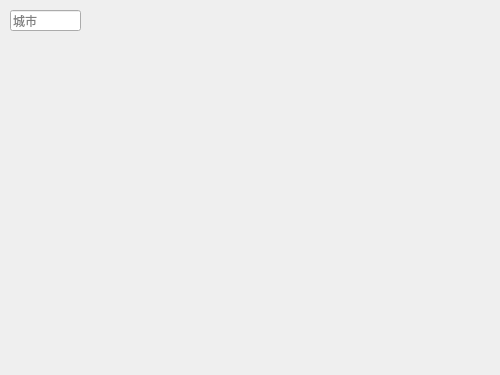
<?xml version="1.0" encoding="UTF-8"?>
<ui version="4.0">
 <class>MainWindow</class>
 <widget class="QMainWindow" name="MainWindow">
  <property name="geometry">
   <rect>
    <x>0</x>
    <y>0</y>
    <width>500</width>
    <height>375</height>
   </rect>
  </property>
  <property name="windowTitle">
   <string>Weather</string>
  </property>
  <property name="windowIcon">
   <iconset resource="res.qrc">
    <normaloff>:/images/icon</normaloff>:/images/icon</iconset>
  </property>
  <widget class="QWidget" name="centralWidget">
   <widget class="QLineEdit" name="cityEdit">
    <property name="geometry">
     <rect>
      <x>10</x>
      <y>10</y>
      <width>71</width>
      <height>21</height>
     </rect>
    </property>
    <property name="focusPolicy">
     <enum>Qt::StrongFocus</enum>
    </property>
    <property name="placeholderText">
     <string>城市</string>
    </property>
   </widget>
   <widget class="QLabel" name="temp">
    <property name="geometry">
     <rect>
      <x>50</x>
      <y>60</y>
      <width>150</width>
      <height>100</height>
     </rect>
    </property>
    <property name="font">
     <font>
      <family>楷体</family>
      <pointsize>55</pointsize>
      <weight>50</weight>
      <bold>false</bold>
     </font>
    </property>
    <property name="text">
     <string/>
    </property>
    <property name="alignment">
     <set>Qt::AlignCenter</set>
    </property>
   </widget>
   <widget class="QLabel" name="city">
    <property name="geometry">
     <rect>
      <x>50</x>
      <y>160</y>
      <width>150</width>
      <height>30</height>
     </rect>
    </property>
    <property name="font">
     <font>
      <pointsize>13</pointsize>
      <weight>75</weight>
      <bold>true</bold>
     </font>
    </property>
    <property name="text">
     <string/>
    </property>
    <property name="alignment">
     <set>Qt::AlignCenter</set>
    </property>
   </widget>
   <widget class="QLabel" name="date">
    <property name="geometry">
     <rect>
      <x>150</x>
      <y>10</y>
      <width>200</width>
      <height>25</height>
     </rect>
    </property>
    <property name="font">
     <font>
      <pointsize>15</pointsize>
      <weight>75</weight>
      <bold>true</bold>
     </font>
    </property>
    <property name="text">
     <string/>
    </property>
    <property name="alignment">
     <set>Qt::AlignCenter</set>
    </property>
   </widget>
   <widget class="QToolButton" name="getButton">
    <property name="geometry">
     <rect>
      <x>60</x>
      <y>10</y>
      <width>21</width>
      <height>21</height>
     </rect>
    </property>
    <property name="cursor">
     <cursorShape>PointingHandCursor</cursorShape>
    </property>
    <property name="toolTip">
     <string>查询天气</string>
    </property>
    <property name="text">
     <string/>
    </property>
    <property name="icon">
     <iconset resource="res.qrc">
      <normaloff>:/images/search</normaloff>:/images/search</iconset>
    </property>
    <property name="iconSize">
     <size>
      <width>21</width>
      <height>21</height>
     </size>
    </property>
    <property name="autoRaise">
     <bool>true</bool>
    </property>
   </widget>
   <widget class="QPushButton" name="minButton">
    <property name="geometry">
     <rect>
      <x>440</x>
      <y>5</y>
      <width>25</width>
      <height>25</height>
     </rect>
    </property>
    <property name="cursor">
     <cursorShape>PointingHandCursor</cursorShape>
    </property>
    <property name="toolTip">
     <string>最小化</string>
    </property>
    <property name="text">
     <string/>
    </property>
    <property name="flat">
     <bool>true</bool>
    </property>
   </widget>
   <widget class="QPushButton" name="closeButton">
    <property name="geometry">
     <rect>
      <x>470</x>
      <y>5</y>
      <width>25</width>
      <height>25</height>
     </rect>
    </property>
    <property name="cursor">
     <cursorShape>PointingHandCursor</cursorShape>
    </property>
    <property name="toolTip">
     <string>关闭</string>
    </property>
    <property name="text">
     <string/>
    </property>
    <property name="flat">
     <bool>true</bool>
    </property>
   </widget>
   <widget class="QWidget" name="layoutWidget">
    <property name="geometry">
     <rect>
      <x>0</x>
      <y>250</y>
      <width>501</width>
      <height>131</height>
     </rect>
    </property>
    <layout class="QHBoxLayout" name="horizontalLayout">
     <item>
      <layout class="QGridLayout" name="gridLayout">
       <item row="0" column="0">
        <widget class="QLabel" name="forecast_0_date">
         <property name="minimumSize">
          <size>
           <width>80</width>
           <height>20</height>
          </size>
         </property>
         <property name="maximumSize">
          <size>
           <width>80</width>
           <height>20</height>
          </size>
         </property>
         <property name="font">
          <font>
           <family>微软雅黑</family>
           <pointsize>10</pointsize>
          </font>
         </property>
         <property name="text">
          <string/>
         </property>
         <property name="alignment">
          <set>Qt::AlignCenter</set>
         </property>
        </widget>
       </item>
       <item row="1" column="0">
        <widget class="QLabel" name="forecast_0_type">
         <property name="minimumSize">
          <size>
           <width>78</width>
           <height>75</height>
          </size>
         </property>
         <property name="text">
          <string/>
         </property>
         <property name="scaledContents">
          <bool>true</bool>
         </property>
        </widget>
       </item>
       <item row="2" column="0">
        <widget class="QLabel" name="forecast_0_temp">
         <property name="minimumSize">
          <size>
           <width>75</width>
           <height>20</height>
          </size>
         </property>
         <property name="maximumSize">
          <size>
           <width>75</width>
           <height>20</height>
          </size>
         </property>
         <property name="font">
          <font>
           <family>微软雅黑</family>
          </font>
         </property>
         <property name="text">
          <string/>
         </property>
         <property name="alignment">
          <set>Qt::AlignCenter</set>
         </property>
        </widget>
       </item>
      </layout>
     </item>
     <item>
      <layout class="QGridLayout" name="gridLayout_2">
       <item row="0" column="0">
        <widget class="QLabel" name="forecast_1_date">
         <property name="minimumSize">
          <size>
           <width>75</width>
           <height>20</height>
          </size>
         </property>
         <property name="maximumSize">
          <size>
           <width>75</width>
           <height>20</height>
          </size>
         </property>
         <property name="font">
          <font>
           <family>微软雅黑</family>
           <pointsize>10</pointsize>
          </font>
         </property>
         <property name="text">
          <string/>
         </property>
         <property name="alignment">
          <set>Qt::AlignCenter</set>
         </property>
        </widget>
       </item>
       <item row="1" column="0">
        <widget class="QLabel" name="forecast_1_type">
         <property name="minimumSize">
          <size>
           <width>78</width>
           <height>75</height>
          </size>
         </property>
         <property name="text">
          <string/>
         </property>
         <property name="scaledContents">
          <bool>true</bool>
         </property>
        </widget>
       </item>
       <item row="2" column="0">
        <widget class="QLabel" name="forecast_1_temp">
         <property name="minimumSize">
          <size>
           <width>75</width>
           <height>20</height>
          </size>
         </property>
         <property name="maximumSize">
          <size>
           <width>75</width>
           <height>20</height>
          </size>
         </property>
         <property name="font">
          <font>
           <family>微软雅黑</family>
          </font>
         </property>
         <property name="text">
          <string/>
         </property>
         <property name="alignment">
          <set>Qt::AlignCenter</set>
         </property>
        </widget>
       </item>
      </layout>
     </item>
     <item>
      <layout class="QGridLayout" name="gridLayout_3">
       <item row="0" column="0">
        <widget class="QLabel" name="forecast_2_date">
         <property name="minimumSize">
          <size>
           <width>75</width>
           <height>20</height>
          </size>
         </property>
         <property name="maximumSize">
          <size>
           <width>75</width>
           <height>20</height>
          </size>
         </property>
         <property name="font">
          <font>
           <family>微软雅黑</family>
           <pointsize>10</pointsize>
          </font>
         </property>
         <property name="text">
          <string/>
         </property>
         <property name="alignment">
          <set>Qt::AlignCenter</set>
         </property>
        </widget>
       </item>
       <item row="1" column="0">
        <widget class="QLabel" name="forecast_2_type">
         <property name="minimumSize">
          <size>
           <width>78</width>
           <height>75</height>
          </size>
         </property>
         <property name="text">
          <string/>
         </property>
         <property name="scaledContents">
          <bool>true</bool>
         </property>
        </widget>
       </item>
       <item row="2" column="0">
        <widget class="QLabel" name="forecast_2_temp">
         <property name="minimumSize">
          <size>
           <width>75</width>
           <height>20</height>
          </size>
         </property>
         <property name="maximumSize">
          <size>
           <width>75</width>
           <height>20</height>
          </size>
         </property>
         <property name="font">
          <font>
           <family>微软雅黑</family>
          </font>
         </property>
         <property name="text">
          <string/>
         </property>
         <property name="alignment">
          <set>Qt::AlignCenter</set>
         </property>
        </widget>
       </item>
      </layout>
     </item>
     <item>
      <layout class="QGridLayout" name="gridLayout_4">
       <item row="0" column="0">
        <widget class="QLabel" name="forecast_3_date">
         <property name="minimumSize">
          <size>
           <width>75</width>
           <height>20</height>
          </size>
         </property>
         <property name="maximumSize">
          <size>
           <width>75</width>
           <height>20</height>
          </size>
         </property>
         <property name="font">
          <font>
           <family>微软雅黑</family>
           <pointsize>10</pointsize>
          </font>
         </property>
         <property name="text">
          <string/>
         </property>
         <property name="alignment">
          <set>Qt::AlignCenter</set>
         </property>
        </widget>
       </item>
       <item row="1" column="0">
        <widget class="QLabel" name="forecast_3_type">
         <property name="minimumSize">
          <size>
           <width>78</width>
           <height>75</height>
          </size>
         </property>
         <property name="text">
          <string/>
         </property>
         <property name="scaledContents">
          <bool>true</bool>
         </property>
        </widget>
       </item>
       <item row="2" column="0">
        <widget class="QLabel" name="forecast_3_temp">
         <property name="minimumSize">
          <size>
           <width>75</width>
           <height>20</height>
          </size>
         </property>
         <property name="maximumSize">
          <size>
           <width>75</width>
           <height>20</height>
          </size>
         </property>
         <property name="font">
          <font>
           <family>微软雅黑</family>
          </font>
         </property>
         <property name="text">
          <string/>
         </property>
         <property name="alignment">
          <set>Qt::AlignCenter</set>
         </property>
        </widget>
       </item>
      </layout>
     </item>
     <item>
      <layout class="QGridLayout" name="gridLayout_5">
       <item row="0" column="0">
        <widget class="QLabel" name="forecast_4_date">
         <property name="minimumSize">
          <size>
           <width>75</width>
           <height>20</height>
          </size>
         </property>
         <property name="maximumSize">
          <size>
           <width>75</width>
           <height>20</height>
          </size>
         </property>
         <property name="font">
          <font>
           <family>微软雅黑</family>
           <pointsize>10</pointsize>
          </font>
         </property>
         <property name="text">
          <string/>
         </property>
         <property name="alignment">
          <set>Qt::AlignCenter</set>
         </property>
        </widget>
       </item>
       <item row="2" column="0">
        <widget class="QLabel" name="forecast_4_temp">
         <property name="minimumSize">
          <size>
           <width>75</width>
           <height>20</height>
          </size>
         </property>
         <property name="maximumSize">
          <size>
           <width>75</width>
           <height>20</height>
          </size>
         </property>
         <property name="font">
          <font>
           <family>微软雅黑</family>
          </font>
         </property>
         <property name="text">
          <string/>
         </property>
         <property name="alignment">
          <set>Qt::AlignCenter</set>
         </property>
        </widget>
       </item>
       <item row="1" column="0">
        <widget class="QLabel" name="forecast_4_type">
         <property name="minimumSize">
          <size>
           <width>78</width>
           <height>75</height>
          </size>
         </property>
         <property name="text">
          <string/>
         </property>
         <property name="scaledContents">
          <bool>true</bool>
         </property>
        </widget>
       </item>
      </layout>
     </item>
    </layout>
   </widget>
   <widget class="QWidget" name="layoutWidget">
    <property name="geometry">
     <rect>
      <x>280</x>
      <y>200</y>
      <width>211</width>
      <height>32</height>
     </rect>
    </property>
    <layout class="QGridLayout" name="gridLayout_6">
     <item row="0" column="0">
      <widget class="QLabel" name="label">
       <property name="minimumSize">
        <size>
         <width>30</width>
         <height>30</height>
        </size>
       </property>
       <property name="maximumSize">
        <size>
         <width>30</width>
         <height>30</height>
        </size>
       </property>
       <property name="font">
        <font>
         <family>微软雅黑</family>
         <pointsize>10</pointsize>
         <weight>75</weight>
         <bold>true</bold>
        </font>
       </property>
       <property name="text">
        <string/>
       </property>
      </widget>
     </item>
     <item row="0" column="1">
      <widget class="QLabel" name="sunrise">
       <property name="font">
        <font>
         <pointsize>10</pointsize>
        </font>
       </property>
       <property name="text">
        <string/>
       </property>
      </widget>
     </item>
     <item row="0" column="2">
      <widget class="QLabel" name="label_2">
       <property name="maximumSize">
        <size>
         <width>30</width>
         <height>30</height>
        </size>
       </property>
       <property name="font">
        <font>
         <family>微软雅黑</family>
         <pointsize>10</pointsize>
         <weight>75</weight>
         <bold>true</bold>
        </font>
       </property>
       <property name="text">
        <string/>
       </property>
      </widget>
     </item>
     <item row="0" column="3">
      <widget class="QLabel" name="sunset">
       <property name="font">
        <font>
         <pointsize>10</pointsize>
        </font>
       </property>
       <property name="text">
        <string/>
       </property>
      </widget>
     </item>
    </layout>
   </widget>
   <widget class="QWidget" name="layoutWidget">
    <property name="geometry">
     <rect>
      <x>30</x>
      <y>200</y>
      <width>71</width>
      <height>32</height>
     </rect>
    </property>
    <layout class="QGridLayout" name="gridLayout_7">
     <item row="0" column="0">
      <widget class="QLabel" name="label_3">
       <property name="minimumSize">
        <size>
         <width>30</width>
         <height>30</height>
        </size>
       </property>
       <property name="maximumSize">
        <size>
         <width>30</width>
         <height>30</height>
        </size>
       </property>
       <property name="font">
        <font>
         <pointsize>10</pointsize>
         <weight>75</weight>
         <bold>true</bold>
        </font>
       </property>
       <property name="text">
        <string/>
       </property>
       <property name="scaledContents">
        <bool>true</bool>
       </property>
       <property name="alignment">
        <set>Qt::AlignRight|Qt::AlignTrailing|Qt::AlignVCenter</set>
       </property>
      </widget>
     </item>
     <item row="0" column="1">
      <widget class="QLabel" name="shidu">
       <property name="minimumSize">
        <size>
         <width>30</width>
         <height>30</height>
        </size>
       </property>
       <property name="maximumSize">
        <size>
         <width>30</width>
         <height>30</height>
        </size>
       </property>
       <property name="font">
        <font>
         <pointsize>10</pointsize>
         <weight>50</weight>
         <bold>false</bold>
        </font>
       </property>
       <property name="text">
        <string/>
       </property>
       <property name="alignment">
        <set>Qt::AlignLeading|Qt::AlignLeft|Qt::AlignVCenter</set>
       </property>
      </widget>
     </item>
    </layout>
   </widget>
   <widget class="QWidget" name="layoutWidget">
    <property name="geometry">
     <rect>
      <x>100</x>
      <y>200</y>
      <width>168</width>
      <height>32</height>
     </rect>
    </property>
    <layout class="QGridLayout" name="gridLayout_8">
     <item row="0" column="0">
      <widget class="QLabel" name="fengxiang">
       <property name="minimumSize">
        <size>
         <width>70</width>
         <height>30</height>
        </size>
       </property>
       <property name="maximumSize">
        <size>
         <width>70</width>
         <height>30</height>
        </size>
       </property>
       <property name="font">
        <font>
         <pointsize>10</pointsize>
         <weight>75</weight>
         <bold>true</bold>
        </font>
       </property>
       <property name="text">
        <string/>
       </property>
       <property name="scaledContents">
        <bool>true</bool>
       </property>
       <property name="alignment">
        <set>Qt::AlignRight|Qt::AlignTrailing|Qt::AlignVCenter</set>
       </property>
      </widget>
     </item>
     <item row="0" column="1">
      <widget class="QLabel" name="fengli">
       <property name="minimumSize">
        <size>
         <width>80</width>
         <height>30</height>
        </size>
       </property>
       <property name="maximumSize">
        <size>
         <width>80</width>
         <height>30</height>
        </size>
       </property>
       <property name="font">
        <font>
         <pointsize>10</pointsize>
         <weight>50</weight>
         <bold>false</bold>
        </font>
       </property>
       <property name="text">
        <string/>
       </property>
      </widget>
     </item>
    </layout>
   </widget>
   <widget class="QWidget" name="layoutWidget">
    <property name="geometry">
     <rect>
      <x>280</x>
      <y>100</y>
      <width>211</width>
      <height>81</height>
     </rect>
    </property>
    <layout class="QGridLayout" name="gridLayout_9">
     <item row="0" column="0">
      <widget class="QLabel" name="label_4">
       <property name="minimumSize">
        <size>
         <width>30</width>
         <height>75</height>
        </size>
       </property>
       <property name="maximumSize">
        <size>
         <width>30</width>
         <height>75</height>
        </size>
       </property>
       <property name="font">
        <font>
         <family>微软雅黑</family>
         <pointsize>11</pointsize>
         <weight>75</weight>
         <bold>true</bold>
        </font>
       </property>
       <property name="text">
        <string/>
       </property>
       <property name="alignment">
        <set>Qt::AlignCenter</set>
       </property>
      </widget>
     </item>
     <item row="0" column="1">
      <widget class="QTextBrowser" name="ganmao">
       <property name="font">
        <font>
         <pointsize>12</pointsize>
        </font>
       </property>
       <property name="styleSheet">
        <string notr="true">background: transparent;border-color:transparent;border:0px;</string>
       </property>
       <property name="verticalScrollBarPolicy">
        <enum>Qt::ScrollBarAlwaysOff</enum>
       </property>
       <property name="horizontalScrollBarPolicy">
        <enum>Qt::ScrollBarAlwaysOff</enum>
       </property>
       <property name="openLinks">
        <bool>false</bool>
       </property>
      </widget>
     </item>
    </layout>
   </widget>
   <widget class="QPushButton" name="updateButton">
    <property name="geometry">
     <rect>
      <x>410</x>
      <y>5</y>
      <width>25</width>
      <height>25</height>
     </rect>
    </property>
    <property name="cursor">
     <cursorShape>PointingHandCursor</cursorShape>
    </property>
    <property name="toolTip">
     <string>换肤</string>
    </property>
    <property name="text">
     <string/>
    </property>
    <property name="iconSize">
     <size>
      <width>25</width>
      <height>25</height>
     </size>
    </property>
    <property name="flat">
     <bool>true</bool>
    </property>
   </widget>
  </widget>
 </widget>
 <layoutdefault spacing="6" margin="11"/>
 <resources>
  <include location="res.qrc"/>
 </resources>
 <connections>
  <connection>
   <sender>closeButton</sender>
   <signal>clicked()</signal>
   <receiver>MainWindow</receiver>
   <slot>close()</slot>
   <hints>
    <hint type="sourcelabel">
     <x>479</x>
     <y>20</y>
    </hint>
    <hint type="destinationlabel">
     <x>479</x>
     <y>44</y>
    </hint>
   </hints>
  </connection>
  <connection>
   <sender>minButton</sender>
   <signal>clicked()</signal>
   <receiver>MainWindow</receiver>
   <slot>showMinimized()</slot>
   <hints>
    <hint type="sourcelabel">
     <x>446</x>
     <y>22</y>
    </hint>
    <hint type="destinationlabel">
     <x>446</x>
     <y>44</y>
    </hint>
   </hints>
  </connection>
  <connection>
   <sender>cityEdit</sender>
   <signal>returnPressed()</signal>
   <receiver>getButton</receiver>
   <slot>click()</slot>
   <hints>
    <hint type="sourcelabel">
     <x>29</x>
     <y>22</y>
    </hint>
    <hint type="destinationlabel">
     <x>70</x>
     <y>22</y>
    </hint>
   </hints>
  </connection>
 </connections>
</ui>
